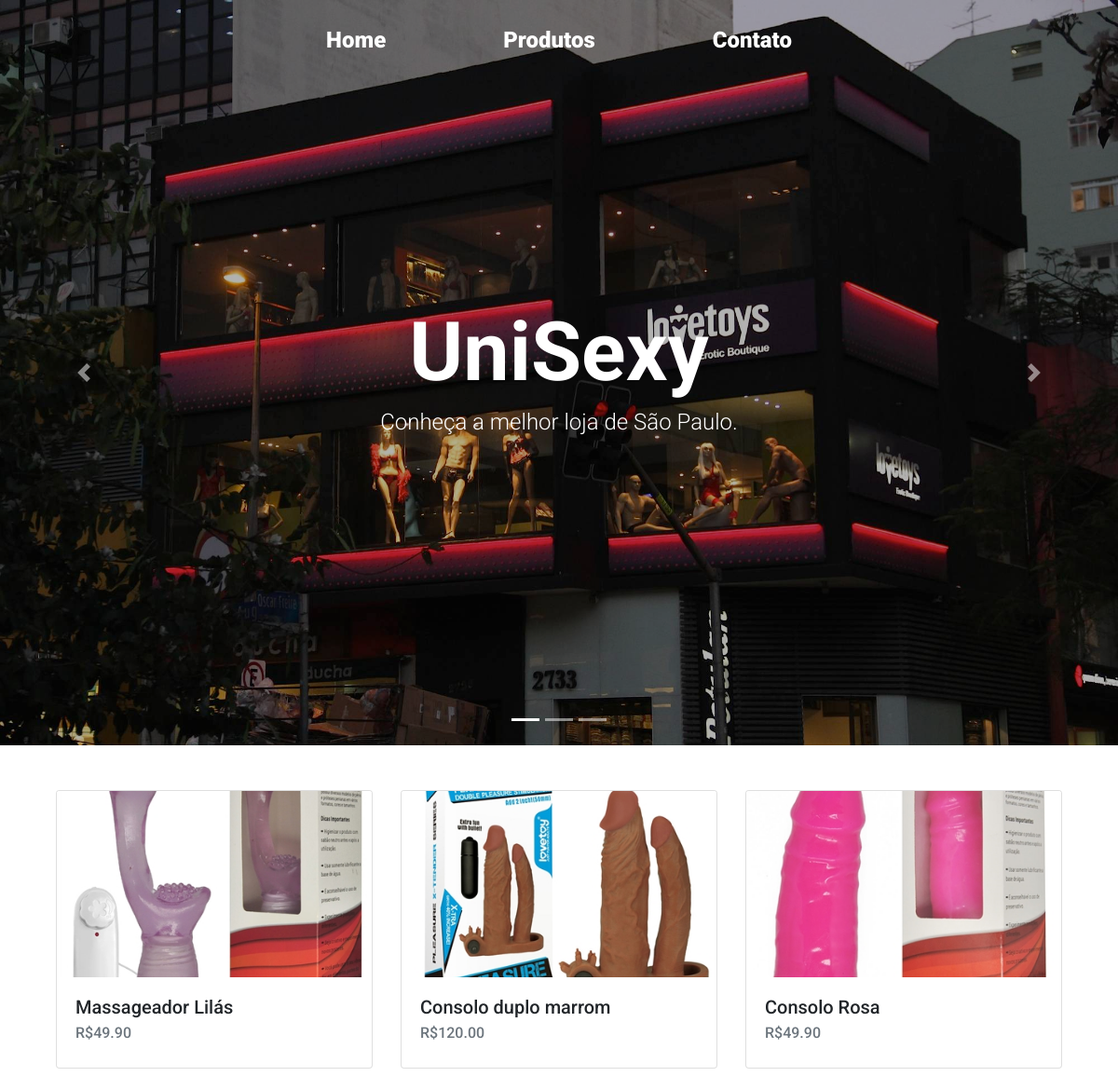
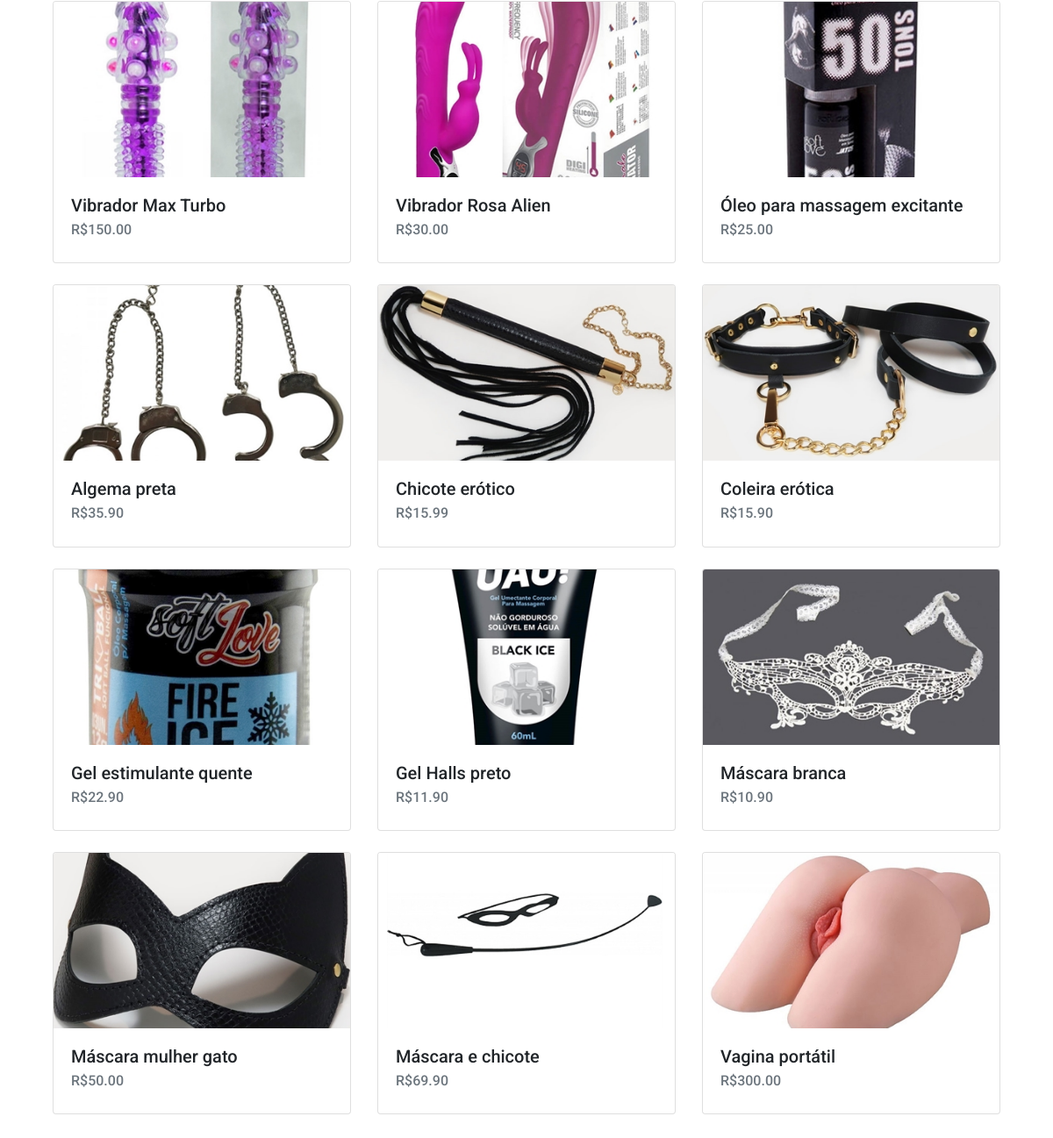
Screenshot of /paginas/produtos.php with the database file from the repository (2 pictures, top to bottom).
### tables this page shows
CREATE TABLE `produtos` (
  `id_produto` int(11) NOT NULL,
  `id_tipo` int(11) NOT NULL,
  `nome` varchar(40) NOT NULL,
  `preco` decimal(10,2) NOT NULL,
  `imagem` varchar(100) NOT NULL
);

### paginas/produtos.php (the view, shortened to what this page needs)
<html>
<head>
    <link rel="stylesheet" href="https://stackpath.bootstrapcdn.com/bootstrap/4.1.3/css/bootstrap.min.css">
    <link href='../css/custom.css' rel='stylesheet' type='text/css'>
</head>
<body>
    <?php
        include "../componentes/menu.php";
        include "../componentes/fullscreencarousel.php"
    ?>
    <div id="produtos" class="container py-5">
        <div class="container">
            <div class="row">
    <?php
        $servidor = "localhost";
        $usuario = "root";
        $senha = "";
        $db = "sexshop";
        $conn = mysqli_connect($servidor, $usuario, $senha, $db);
         mysqli_set_charset($conn , 'utf8');
        $sql = "SELECT * FROM produtos";
        $resultados = mysqli_query($conn, $sql);
        while ($linha = mysqli_fetch_assoc($resultados))
        {
            echo "<div class='col-sm-4'><div class='card mb-4'>
                     <img class='card-img-top' src='../imagens/$linha[imagem]' style='width:100%'>
                        <div class='card-body'>
                            <h5 class='card-title'>$linha[nome]</h5>
                            <h6 class='card-subtitle mb-2 text-muted'>R$$linha[preco]</h6>
                            <!-- <p class='card-text'>Some quick example text to build on the card title and make up the bulk of the card's content.</p>
                            <a href='#' class='card-link'>Card link</a>
                            <a href='#' class='card-link'>Another link</a> -->
                        </div>
                    </div>
                </div>";
        }
        ?>
        </div>
    </div>
        </div>
</body>
</html>

### componentes/menu.php
<header>
    <div class="container text-center">
        <nav>
            <ul>
                <li><a href="\projeto_uninove/index.php">Home</a></li>
                <li><a href="\projeto_uninove/paginas/produtos.php">Produtos</a></li>
                <li><a href="\projeto_uninove/paginas/contato.php">Contato</a></li>
            </ul>
        </nav>
    </div>
</header>

### componentes/fullscreencarousel.php (shortened to what this page needs)
<div id="carousel-example-generic2" class="carousel slide carousel-fade carousel-fullscreen" data-ride="carousel" data-interval="3500">
    <ol class="carousel-indicators">
        <li data-target="#carousel-example-generic2" data-slide-to="0" class="active"></li>
        <li data-target="#carousel-example-generic2" data-slide-to="1"></li>
        <li data-target="#carousel-example-generic2" data-slide-to="2"></li>
    </ol>
    <div class="carousel-inner" role="listbox">
        <div class="carousel-item active" style="background-image: url('/projeto_uninove/imagens/home/loja1.jpg');">
            <div class="overlay"></div>
            <div class="carousel-caption">
                <h1 class="display-2 font-weight-bold">UniSexy</h1>
                <p class="h4 font-weight-light">Conheça a melhor loja de São Paulo.</p>
            </div>
        </div>
    </div>
    <a class="carousel-control-prev" href="#carousel-example-generic2" role="button" data-slide="prev">
        <span class="carousel-control-prev-icon" aria-hidden="true"></span>
    </a>
    <a class="carousel-control-next" href="#carousel-example-generic2" role="button" data-slide="next">
        <span class="carousel-control-next-icon" aria-hidden="true"></span>
    </a>
</div>

### css/custom.css (style rules this page uses)
body { font-family: 'Roboto', sans-serif; }
header { position: absolute; width: 100%; font-size: 18pt; font-weight: 900; z-index: 10000; color: white; }
nav { color: white; margin-top: 20px; }
nav ul { margin: 0; padding: 0; list-style-type: none; }
nav ul li { display: inline-block; padding: 5px 60px; color: white; }
a { color: inherit; }
.carousel-fullscreen .carousel-inner .carousel-item { height: 100vh; min-height: 600px; background-position: center center; background-repeat: no-repeat; background-size: cover; }
.carousel-fullscreen .carousel-caption { top: 50%; bottom: auto; transform: translateY(-50%); }
.overlay { position: absolute; width: 100%; height: 100%; background: #000; opacity: 0.3; transition: all 0.2s ease-out; }
.carousel .carousel-item { transition-duration: 1.5s; }
.card-img-top { max-height: 200px; min-height: 150px; object-fit: cover; }

### rows the page displays
produtos: imagem (picture), nome "Massageador Lilás", preco "49.90"
produtos: imagem (picture), nome "Consolo duplo marrom", preco "120.00"
produtos: imagem (picture), nome "Consolo Rosa", preco "49.90"
produtos: imagem (picture), nome "Vibrador Max Turbo", preco "150.00"
produtos: imagem (picture), nome "Vibrador Rosa Alien", preco "30.00"
produtos: imagem (picture), nome "Óleo para massagem excitante", preco "25.00"
produtos: imagem (picture), nome "Algema preta", preco "35.90"
produtos: imagem (picture), nome "Chicote erótico", preco "15.99"
produtos: imagem (picture), nome "Coleira erótica", preco "15.90"
produtos: imagem (picture), nome "Gel estimulante quente", preco "22.90"
produtos: imagem (picture), nome "Gel Halls preto", preco "11.90"
produtos: imagem (picture), nome "Máscara branca", preco "10.90"
produtos: imagem (picture), nome "Máscara mulher gato", preco "50.00"
produtos: imagem (picture), nome "Máscara e chicote", preco "69.90"
produtos: imagem (picture), nome "Vagina portátil", preco "300.00"
